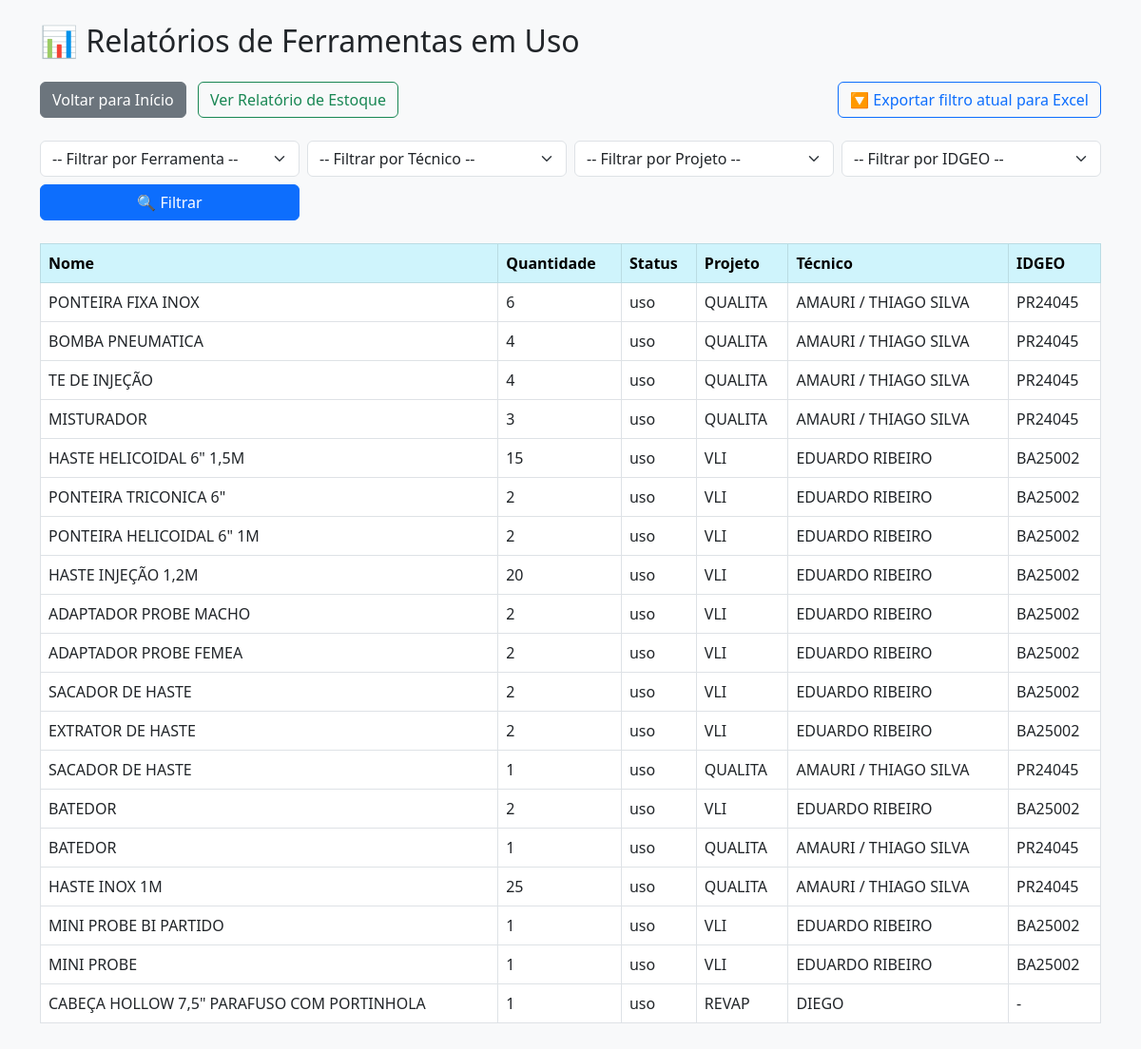
Page /relatorios on the earlier database version.
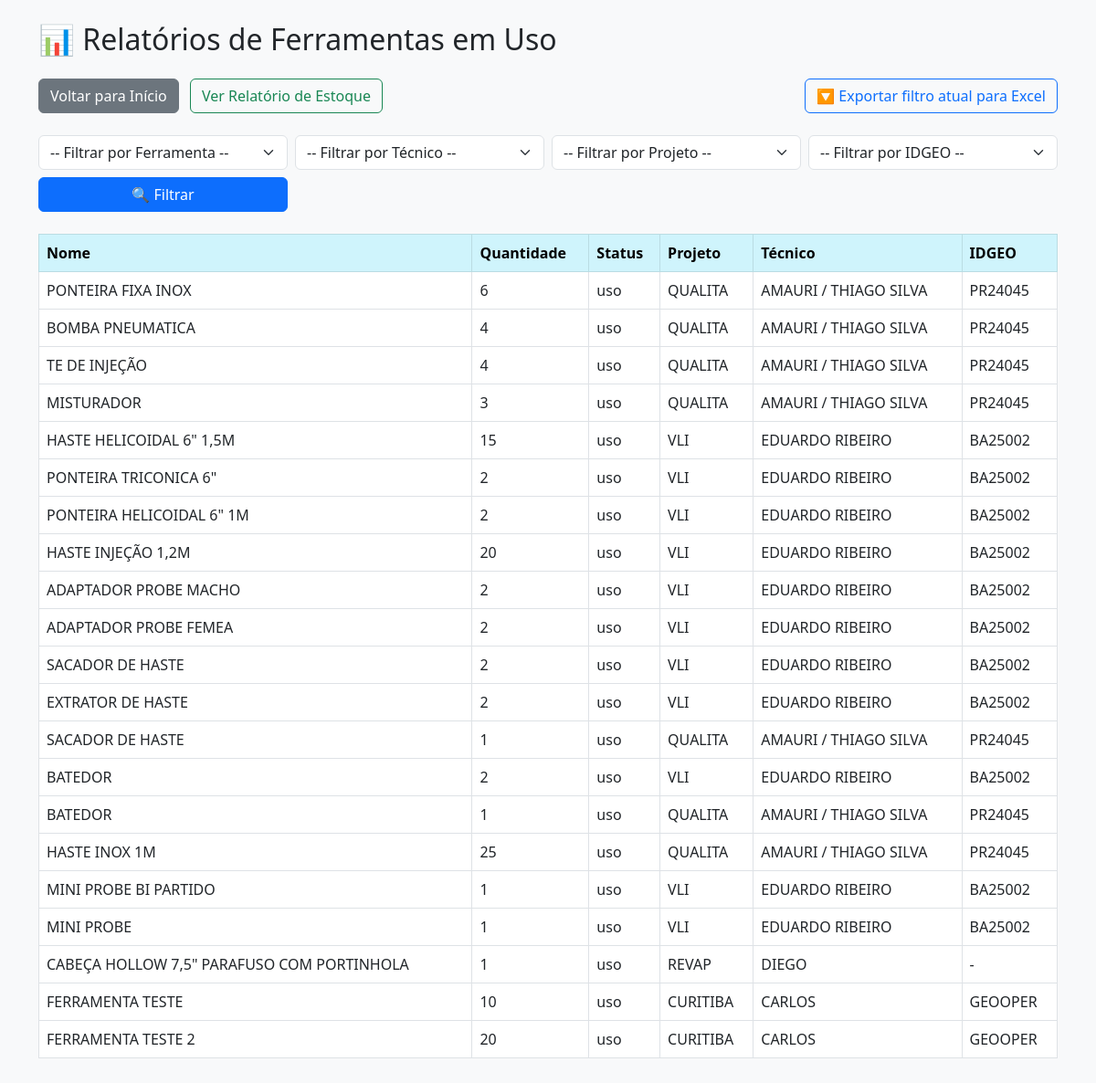
Same page on the later database version.
### tables this page shows
CREATE TABLE ferramentas (
    id INTEGER PRIMARY KEY AUTOINCREMENT,
    nome TEXT NOT NULL,
    status TEXT NOT NULL,
    local TEXT NOT NULL,
    tecnico TEXT,
    quantidade INTEGER NOT NULL,
    idgeo TEXT
);

### app.py (the view)
@app.route('/relatorios', methods=['GET'])
def relatorios():
    conn = get_db_connection()
    ferramenta = request.args.get('ferramenta', '').lower()
    tecnico = request.args.get('tecnico', '').lower()
    projeto = request.args.get('projeto', '').lower()
    idgeo = request.args.get('idgeo', '').lower()
    query = '''SELECT nome, quantidade, status, local, tecnico, idgeo FROM ferramentas WHERE status = 'uso' '''
    params = []
    if ferramenta:
        query += ' AND LOWER(nome) LIKE ?'
        params.append(f'%{ferramenta}%')
    if tecnico:
        query += ' AND LOWER(tecnico) LIKE ?'
        params.append(f'%{tecnico}%')
    if projeto:
        query += ' AND LOWER(local) LIKE ?'
        params.append(f'%{projeto}%')
    if idgeo:
        query += ' AND LOWER(idgeo) LIKE ?'
        params.append(f'%{idgeo}%')
    ferramentas = conn.execute(query, params).fetchall()
    nomes_ferramentas = [row['nome'] for row in conn.execute("SELECT DISTINCT nome FROM ferramentas WHERE status = 'uso'")]
    tecnicos = [row['tecnico'] for row in conn.execute("SELECT DISTINCT tecnico FROM ferramentas WHERE status = 'uso' AND tecnico != ''")]
    locais = [row['local'] for row in conn.execute("SELECT DISTINCT local FROM ferramentas WHERE status = 'uso' AND local != ''")]
    idgeos = [row['idgeo'] for row in conn.execute("SELECT DISTINCT idgeo FROM ferramentas WHERE status = 'uso' AND idgeo != ''")]
    conn.close()
    return render_template('relatorios.html', ferramentas=ferramentas, nomes_ferramentas=nomes_ferramentas, tecnicos=tecnicos, locais=locais, idgeos=idgeos)

### app.py (called while the page is built)
def get_db_connection():
    conn = sqlite3.connect('ferramentas.db')
    conn.row_factory = sqlite3.Row
    return conn

### templates/relatorios.html (shortened to what this page needs)
<!DOCTYPE html>
<html lang="pt-br">
<head>
    <link href="https://cdn.jsdelivr.net/npm/bootstrap@5.3.0/dist/css/bootstrap.min.css" rel="stylesheet">
</head>
<body class="bg-light p-4">
    <div class="container">
        <h2 class="mb-4">📊 Relatórios de Ferramentas em Uso</h2>
        <div class="mb-3 d-flex justify-content-between flex-wrap">
            <div>
                <a href="/" class="btn btn-secondary me-2 mb-2"> Voltar para Início</a>
                <a href="/relatorio_estoque" class="btn btn-outline-success mb-2"> Ver Relatório de Estoque</a>
            </div>
            <div>
                <form method="get" action="/exportar_excel" class="d-inline">
                    <button type="submit" class="btn btn-outline-primary mb-2">🔽 Exportar filtro atual para Excel</button>
                </form>
            </div>
        </div>
        <form method="GET" class="row g-2 mb-4">
            <div class="col-md-3">
                <select name="ferramenta" class="form-select">
                    <option value="">-- Filtrar por Ferramenta --</option>
                </select>
            </div>
            <div class="col-md-3">
                <select name="tecnico" class="form-select">
                    <option value="">-- Filtrar por Técnico --</option>
                </select>
            </div>
            <div class="col-md-3">
                <select name="projeto" class="form-select">
                    <option value="">-- Filtrar por Projeto --</option>
                </select>
            </div>
            <div class="col-md-3">
                <select name="idgeo" class="form-select">
                    <option value="">-- Filtrar por IDGEO --</option>
                </select>
            </div>
            <div class="col-md-3">
                <button class="btn btn-primary w-100">🔍 Filtrar</button>
            </div>
        </form>
        {% if ferramentas %}
        <table class="table table-bordered table-hover">
            <thead class="table-info">
                <tr>
                    <th>Nome</th>
                    <th>Quantidade</th>
                    <th>Status</th>
                    <th>Projeto</th>
                    <th>Técnico</th>
                    <th>IDGEO</th>
                </tr>
            </thead>
            <tbody>
                {% for f in ferramentas %}
                <tr>
                    <td>{{ f[0] }}</td>
                    <td>{{ f[1] }}</td>
                    <td>{{ f[2] }}</td>
                    <td>{{ f[3] or '-' }}</td>
                    <td>{{ f[4] or '-' }}</td>
                    <td>{{ f[5] or '-' }}</td>
                </tr>
                {% endfor %}
            </tbody>
        </table>
        {% else %}
        <div class="alert alert-warning">Nenhum resultado encontrado para o filtro atual.</div>
        {% endif %}
    </div>
</body>
</html>

Differences in the rows shown:
added ferramentas: nome "FERRAMENTA TESTE", quantidade "10", status "uso", local "CURITIBA", tecnico "CARLOS", idgeo "GEOOPER"
added ferramentas: nome "FERRAMENTA TESTE 2", quantidade "20", status "uso", local "CURITIBA", tecnico "CARLOS", idgeo "GEOOPER"
